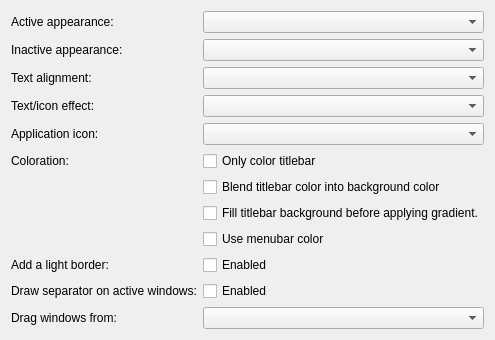
     <widget class="QWidget" name="page_10">
      <layout class="QFormLayout" name="formLayout_15">
       <item row="0" column="0">
        <widget class="QLabel" name="label_23">
         <property name="text">
          <string>Active appearance:</string>
         </property>
        </widget>
       </item>
       <item row="0" column="1">
        <widget class="QComboBox" name="titlebarAppearance">
         <property name="toolTip">
          <string>&lt;p&gt;Controls the gradient applied to the titlebar of active windows.</string>
         </property>
        </widget>
       </item>
       <item row="1" column="0">
        <widget class="QLabel" name="label_28">
         <property name="text">
          <string>Inactive appearance:</string>
         </property>
        </widget>
       </item>
       <item row="1" column="1">
        <widget class="QComboBox" name="inactiveTitlebarAppearance">
         <property name="toolTip">
          <string>&lt;p&gt;Controls the gradient applied to the titlebar of inactive windows.</string>
         </property>
        </widget>
       </item>
       <item row="2" column="0">
        <widget class="QLabel" name="label_31">
         <property name="text">
          <string>Text alignment:</string>
         </property>
        </widget>
       </item>
       <item row="2" column="1">
        <widget class="QComboBox" name="titlebarAlignment">
         <property name="toolTip">
          <string>&lt;p&gt;Controls the alignment of the titlebar text. 'Center (full width)' means that the text is centered in the middle of the complete titlebar, whereas with 'Center (between controls)' the text is centered between the window controls to the left and right.</string>
         </property>
        </widget>
       </item>
       <item row="3" column="0">
        <widget class="QLabel" name="label_74">
         <property name="text">
          <string>Text/icon effect:</string>
         </property>
        </widget>
       </item>
       <item row="3" column="1">
        <widget class="QComboBox" name="titlebarEffect">
         <property name="toolTip">
          <string>&lt;p&gt;Controls the 'effect' applied to the text and icons - shadow, etching, or none.</string>
         </property>
        </widget>
       </item>
       <item row="4" column="0">
        <widget class="QLabel" name="label_43">
         <property name="text">
          <string>Application icon:</string>
         </property>
        </widget>
       </item>
       <item row="4" column="1">
        <widget class="QComboBox" name="titlebarIcon">
         <property name="toolTip">
          <string>&lt;p&gt;Controls where the application's icon should be drawn on the titlebar. If 'Place on menu button' is selected, then the icon takes place of the menu button.</string>
         </property>
        </widget>
       </item>
       <item row="5" column="0">
        <widget class="QLabel" name="label_27">
         <property name="text">
          <string>Coloration:</string>
         </property>
        </widget>
       </item>
       <item row="5" column="1">
        <widget class="QCheckBox" name="windowBorder_colorTitlebarOnly">
         <property name="toolTip">
          <string>&lt;p&gt;If enabled, only the titlebar, and not the border, of windows will be colored.</string>
         </property>
         <property name="text">
          <string>Only color titlebar</string>
         </property>
        </widget>
       </item>
       <item row="6" column="1">
        <widget class="QCheckBox" name="windowBorder_blend">
         <property name="toolTip">
          <string>&lt;p&gt;If enabled, the background color will be used as the last part of the titlebar gradient.</string>
         </property>
         <property name="text">
          <string>Blend titlebar color into background color</string>
         </property>
        </widget>
       </item>
       <item row="7" column="1">
        <widget class="QCheckBox" name="windowBorder_fill">
         <property name="toolTip">
          <string>&lt;p&gt;If enabled, before drawing the titlebar gradient, it will be filled with the background colour/gradient.</string>
         </property>
         <property name="text">
          <string>Fill titlebar background before applying gradient.</string>
         </property>
        </widget>
       </item>
       <item row="8" column="1">
        <widget class="QCheckBox" name="windowBorder_menuColor">
         <property name="toolTip">
          <string>&lt;p&gt;If enabled, the configured menubar color will be used for windows that have menubars.</string>
         </property>
         <property name="text">
          <string>Use menubar color</string>
         </property>
        </widget>
       </item>
       <item row="9" column="0">
        <widget class="QLabel" name="label_55">
         <property name="text">
          <string>Add a light border:</string>
         </property>
        </widget>
       </item>
       <item row="9" column="1">
        <widget class="QCheckBox" name="windowBorder_addLightBorder">
         <property name="toolTip">
          <string>&lt;p&gt;If enabled, a 1 pixel light border is added to the top and left of the window.</string>
         </property>
         <property name="text">
          <string>Enabled</string>
         </property>
        </widget>
       </item>
       <item row="10" column="0">
        <widget class="QLabel" name="label_55b">
         <property name="text">
          <string>Draw separator on active windows:</string>
         </property>
        </widget>
       </item>
       <item row="10" column="1">
        <widget class="QCheckBox" name="windowBorder_separator">
         <property name="toolTip">
          <string>&lt;p&gt;If enabled, a separator is drawn between the titlebar and window.</string>
         </property>
         <property name="text">
          <string>Enabled</string>
         </property>
        </widget>
       </item>
       <item row="11" column="0">
        <widget class="QLabel" name="label_92">
         <property name="text">
          <string>Drag windows from:</string>
         </property>
        </widget>
       </item>
       <item row="11" column="1">
        <widget class="QComboBox" name="windowDrag"/>
       </item>
      </layout>
     </widget>
